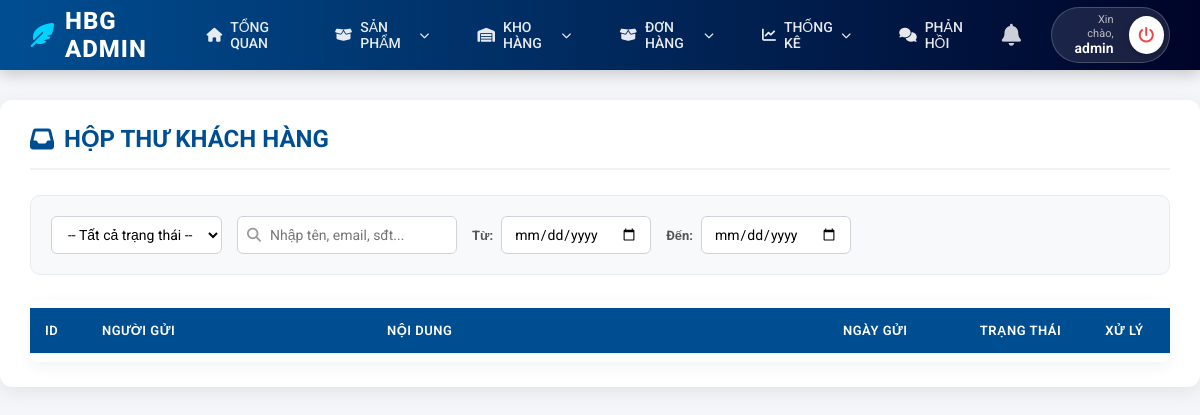
Before: /admin/phanhoi.php (signed in) with the older database file.
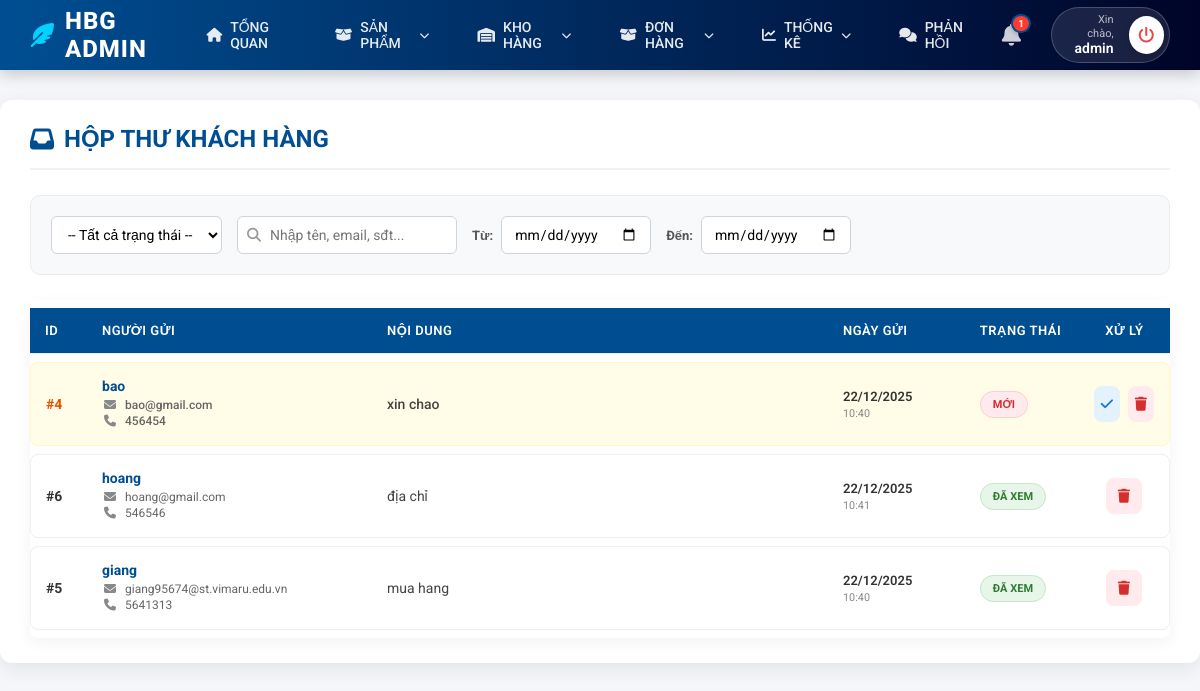
After: the same page with the newer database file.
### tables this page shows
CREATE TABLE `lienhe` (
  `id` int(11) NOT NULL,
  `ho_ten` varchar(255) NOT NULL,
  `email` varchar(255) NOT NULL,
  `sdt` varchar(20) NOT NULL,
  `noi_dung` text NOT NULL,
  `trang_thai` tinyint(4) DEFAULT 0 COMMENT '0: Chưa xem, 1: Đã xem',
  `ngay_gui` timestamp NOT NULL DEFAULT current_timestamp()
);

### admin/phanhoi.php (the view, shortened to what this page needs)
<?php
require_once '../connect.php';
include 'includes/header.php';
?>
<!DOCTYPE html>
<html lang="vi">
<head>
    <link rel="stylesheet" href="assets/phanhoi.css">
</head>
<body>
    <div class="main-content">
        <div class="page-header">
            <h2 class="page-title"><i class="fa-solid fa-inbox"></i> HỘP THƯ KHÁCH HÀNG</h2>
        </div>
        <div class="filter-bar" id="filterForm">
            <div class="filter-group">
                <select name="status" id="status" class="filter-input">
                    <option value="all">-- Tất cả trạng thái --</option>
                </select>
            </div>
            <div class="filter-group">
                <input type="text" name="keyword" id="keyword" class="filter-input" placeholder="Nhập tên, email, sđt...">
            </div>
            <div class="filter-group">
                <span class="filter-label">Từ:</span>
                <input type="date" name="date_from" id="date_from" class="filter-input">
            </div>
            <div class="filter-group">
                <span class="filter-label">Đến:</span>
                <input type="date" name="date_to" id="date_to" class="filter-input">
            </div>
        </div>
        <table>
            <colgroup>
                <col style="width: 5%;">
                <col style="width: 25%;">
                <col style="width: 40%;">
                <col style="width: 12%;">
                <col style="width: 10%;">
                <col style="width: 8%;">
            </colgroup>
            <thead>
                <tr>
                    <th>ID</th>
                    <th>Người gửi</th>
                    <th>Nội dung</th>
                    <th>Ngày gửi</th>
                    <th>Trạng thái</th>
                    <th style="text-align:center;">Xử lý</th>
                </tr>
            </thead>
            <tbody id="table-body">
                <?php
                $sql_init = "SELECT * FROM lienhe ORDER BY trang_thai ASC, ngay_gui DESC";
                $stmt = $conn->prepare($sql_init);
                $stmt->execute();
                $lienhes = $stmt->fetchAll(PDO::FETCH_ASSOC);
                if(count($lienhes) > 0){
                    foreach($lienhes as $row){
                        $is_unread = ($row['trang_thai'] == 0);
                        $row_class = $is_unread ? 'unread' : '';
                        $status_badge = $is_unread ? '<span class="status-badge status-new">Mới</span>' : '<span class="status-badge status-read">Đã xem</span>';
                        echo "<tr class='$row_class'>";
                        echo "<td><b>#{$row['id']}</b></td>";
                        echo "<td><div class='sender-box'><strong>{$row['ho_ten']}</strong><span><i class='fa-solid fa-envelope'></i> {$row['email']}</span><span><i class='fa-solid fa-phone'></i> {$row['sdt']}</span></div></td>";
                        echo "<td><div class='content-box'>{$row['noi_dung']}</div></td>";
                        echo "<td><div class='time-box'>".date('d/m/Y', strtotime($row['ngay_gui']))."<small>".date('H:i', strtotime($row['ngay_gui']))."</small></div></td>";
                        echo "<td>$status_badge</td>";
                        echo "<td><div class='action-container'>";
                        if($is_unread) echo "<a href='?mark_read={$row['id']}' class='action-btn btn-check'><i class='fa-solid fa-check'></i></a>";
                        echo "<a href='?delete={$row['id']}' class='action-btn btn-trash' onclick=\"return confirm('Xóa?');\"><i class='fa-solid fa-trash'></i></a></div></td>";
                        echo "</tr>";
                    }
                }
                ?>
            </tbody>
        </table>
    </div>
</body>
</html>

### admin/includes/header.php (shortened to what this page needs)
<?php
$admin_name = isset($_SESSION['user_name']) ? $_SESSION['user_name'] : 'Admin';
$new_msg = 0;
if (isset($conn)) {
    try {
        $stmt_count = $conn->query("SELECT COUNT(*) as solhuong FROM lienhe WHERE trang_thai = 0");
        $row_count = $stmt_count->fetch(PDO::FETCH_ASSOC);
        $new_msg = $row_count['solhuong'];
        $stmt_list = $conn->query("SELECT * FROM lienhe ORDER BY trang_thai ASC, ngay_gui DESC LIMIT 5");
        $list_notif = $stmt_list->fetchAll(PDO::FETCH_ASSOC);
    } catch(PDOException $e) {
        $new_msg = 0;
    }
}
?>
<link rel="stylesheet" href="assets/style_admin.css">
<link rel="stylesheet" href="https://cdnjs.cloudflare.com/ajax/libs/font-awesome/6.4.0/css/all.min.css">
<header class="admin-header">
    <a href="index.php" class="admin-logo">
        <i class="fa-solid fa-feather-pointed"></i> HBG ADMIN
    </a>
    <ul class="admin-menu">
        <li class="menu-item">
            <a href="index.php" class="menu-link"><i class="fa-solid fa-house"></i> Tổng quan</a>
        </li>
        <li class="menu-item">
            <a href="#" class="menu-link"><i class="fa-solid fa-box-open"></i> Sản phẩm <i class="fa-solid fa-chevron-down arrow-down"></i></a>
        </li>
        <li class="menu-item">
            <a href="#" class="menu-link"><i class="fa-solid fa-warehouse"></i> Kho hàng <i class="fa-solid fa-chevron-down arrow-down"></i></a>
        </li>
        <li class="menu-item">
            <a href="#" class="menu-link"><i class="fa-solid fa-box-open"></i> Đơn hàng <i class="fa-solid fa-chevron-down arrow-down"></i></a>
        </li>
        <li class="menu-item">
            <a href="#" class="menu-link"><i class="fa-solid fa-chart-line"></i> Thống kê <i class="fa-solid fa-chevron-down arrow-down"></i></a>
        </li>
        <li class="menu-item">
            <a href="phanhoi.php" class="menu-link"><i class="fa-solid fa-comments"></i> Phản hồi</a>
        </li>
    </ul>
    <div class="admin-right">
        <div class="notif-wrapper">
            <div class="notif-icon" onclick="toggleNotif(event)">
                <i class="fa-solid fa-bell"></i>
                <?php if($new_msg > 0): ?>
                    <span class="badge"><?php echo $new_msg; ?></span>
                <?php endif; ?>
            </div>
        </div>
        <div class="user-pill">
            <div class="user-text">
                <small>Xin chào,</small>
                <strong><?php echo htmlspecialchars($admin_name); ?></strong>
            </div>
            <a href="logout.php" class="btn-logout-circle" title="Đăng xuất">
                <i class="fa-solid fa-power-off"></i>
            </a>
        </div>
    </div>
</header>

### admin/assets/style_admin.css (style rules this page uses)
* { margin: 0; padding: 0; box-sizing: border-box; font-family: "Roboto", sans-serif; }
body { background-color: #f4f6f9; color: #333; min-height: 100vh; }
a { text-decoration: none; }
ul { list-style: none; }
.admin-header { background: linear-gradient(90deg, #004e92 0%, #000428 100%); color: white; padding: 0 30px; height: 70px; display: flex; align-items: center; justify-content: space-between; box-shadow: 0 4px 15px rgba(0, 0, 0, 0.2); position: sticky; top: 0; z-index: 1000; }
.admin-logo { font-size: 24px; font-weight: 800; text-transform: uppercase; letter-spacing: 1px; color: #fff; display: flex; align-items: center; gap: 10px; }
.admin-logo i { color: #00d2ff; }
.admin-menu { display: flex; height: 100%; }
.menu-item { position: relative; height: 100%; display: flex; align-items: center; }
.menu-link { color: rgba(255, 255, 255, 0.9); font-size: 14px; font-weight: 500; padding: 0 20px; height: 100%; display: flex; align-items: center; transition: all 0.3s; text-transform: uppercase; }
.menu-link i { margin-right: 8px; }
.arrow-down { font-size: 10px; margin-left: 5px; }
.admin-right { display: flex; align-items: center; }
.notif-wrapper { position: relative; margin-right: 25px; z-index: 1001; }
.notif-icon { cursor: pointer; position: relative; color: rgba(255, 255, 255, 0.8); font-size: 22px; transition: all 0.3s ease; padding: 5px; display: flex; align-items: center; }
.badge { position: absolute; top: -5px; right: -5px; background: #ff3b30; color: white; border-radius: 50%; padding: 2px 5px; min-width: 18px; text-align: center; font-size: 10px; font-weight: bold; border: 2px solid #004e92; box-shadow: 0 2px 4px rgba(0,0,0,0.2); }
.user-pill { display: flex; align-items: center; gap: 15px; background: rgba(255, 255, 255, 0.1); padding: 5px 5px 5px 20px; border-radius: 50px; border: 1px solid rgba(255, 255, 255, 0.2); transition: all 0.3s ease; }
.user-text { display: flex; flex-direction: column; text-align: right; line-height: 1.2; }
.user-text small { font-size: 11px; color: rgba(255, 255, 255, 0.7); }
.user-text strong { font-size: 14px; color: #fff; font-weight: 600; }
.btn-logout-circle { width: 38px; height: 38px; border-radius: 50%; background-color: #fff; color: #ef4444; display: flex; align-items: center; justify-content: center; transition: all 0.3s ease; box-shadow: 0 2px 5px rgba(0, 0, 0, 0.2); font-size: 16px; }
.main-content { padding: 30px; max-width: 1200px; margin: 0 auto; }
h1, h2 { color: #004e92; margin-bottom: 20px; font-weight: 700; }
table { width: 100%; border-collapse: collapse; background: #fff; box-shadow: 0 5px 15px rgba(0,0,0,0.05); border-radius: 8px; overflow: hidden; margin-top: 10px; }
table th, table td { padding: 15px; border-bottom: 1px solid #eee; text-align: left; }
table th { background: #004e92; color: #fff; text-transform: uppercase; font-size: 13px; letter-spacing: 0.5px; }
tr.unread { background-color: #fff8e1; font-weight: 500; }
tr.unread td { color: #e65100; }

Changed rows visible on the page:
added lienhe: id "4", ho_ten "bao", email "bao@gmail.com", sdt "456454", noi_dung "xin chao", ngay_gui "22/12/2025", ngay_gui "10:40", trang_thai "MỚI"
added lienhe: id "6", ho_ten "hoang", email "hoang@gmail.com", sdt "546546", noi_dung "địa chỉ", ngay_gui "22/12/2025", ngay_gui "10:41", trang_thai "ĐÃ XEM"
added lienhe: id "5", ho_ten "giang", email "giang95674@st.vimaru.edu.vn", sdt "5641313", noi_dung "mua hang", ngay_gui "22/12/2025", ngay_gui "10:40", trang_thai "ĐÃ XEM"
Other visible differences:
$new_msg: (not shown) → "1"
